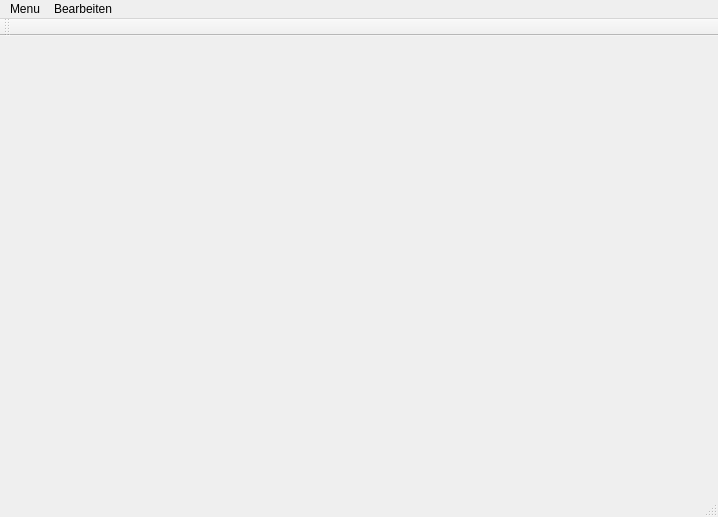
<?xml version="1.0" encoding="UTF-8"?>
<ui version="4.0">
 <class>MainWindow</class>
 <widget class="QMainWindow" name="MainWindow">
  <property name="geometry">
   <rect>
    <x>0</x>
    <y>0</y>
    <width>718</width>
    <height>517</height>
   </rect>
  </property>
  <property name="windowTitle">
   <string>MainWindow</string>
  </property>
  <widget class="QWidget" name="centralWidget"/>
  <widget class="QMenuBar" name="menuBar">
   <property name="geometry">
    <rect>
     <x>0</x>
     <y>0</y>
     <width>718</width>
     <height>21</height>
    </rect>
   </property>
   <widget class="QMenu" name="menuMenu">
    <property name="title">
     <string>Menu</string>
    </property>
   </widget>
   <widget class="QMenu" name="menuBearbeiten">
    <property name="title">
     <string>Bearbeiten</string>
    </property>
    <addaction name="actionSort"/>
   </widget>
   <addaction name="menuMenu"/>
   <addaction name="menuBearbeiten"/>
  </widget>
  <widget class="QToolBar" name="mainToolBar">
   <attribute name="toolBarArea">
    <enum>TopToolBarArea</enum>
   </attribute>
   <attribute name="toolBarBreak">
    <bool>false</bool>
   </attribute>
  </widget>
  <widget class="QStatusBar" name="statusBar"/>
  <action name="actionSort">
   <property name="text">
    <string>Sort</string>
   </property>
  </action>
 </widget>
 <layoutdefault spacing="6" margin="11"/>
 <resources/>
 <connections/>
</ui>
